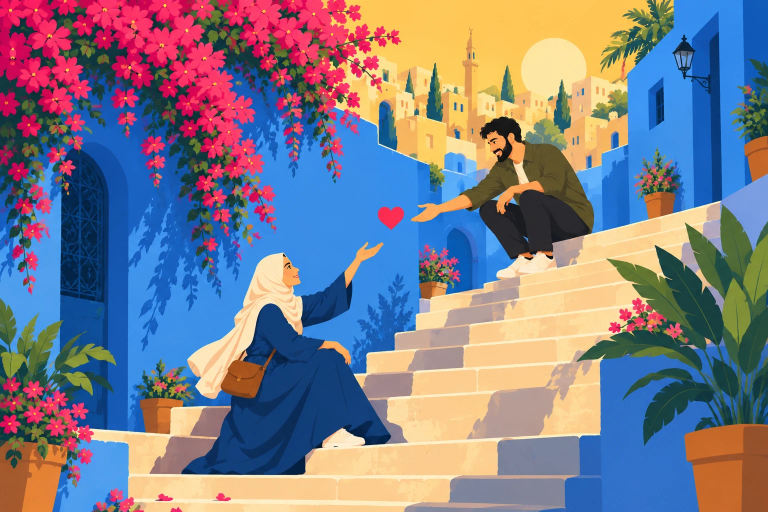
#> input picture assets/couple-scene/reference.webp, 1536 x 1024 px (shown at 1/2 size)
$ python build-couple-source-layers.py
#> lines starting #> are read from the running program, lines starting #| are printed output that depends on the picture; after the words box and inside, x2 and y2 are one past the last pixel; in counts of white or black regions, pixels touching at a corner belong together
#> in main, source is the input picture: PIL image 1536x1024 RGB; mean R, G, B 126.6, 124.3, 137.6
"""Build the reviewable, padded source layers for the couple illustration.

This is intentionally a deterministic cut-out pipeline. The supplied master
illustration is the pixel source of truth; no image model redraws or re-styles
the visible artwork. The output is a set of 1936x1424 RGBA PNGs with the
1536x1024 master placed at (200, 200), plus a stack preview and a machine
readable manifest.

The masks are deliberately hand-authored for this one editorial illustration.
That is safer than a broad hue-key: blue walls, blue clothing, and the shadows
on the walls all share colours, but they belong to different depth planes.
"""

from __future__ import annotations

import json
import math
import os
from pathlib import Path

import cv2
import numpy as np
from PIL import Image, ImageDraw, ImageFilter
from scipy import ndimage


ROOT = Path(__file__).resolve().parents[1]
SOURCE_PATH = ROOT / "assets" / "couple-scene" / "reference.webp"
OUT_DIR = ROOT / "assets" / "couple-scene" / "source-layers"
DEBUG_DIR = OUT_DIR / "debug"
CLEAN_PLATE_DIR = OUT_DIR / "clean-plates"
EXPORT_2X_DIR = OUT_DIR / "2x"
GENERATED_DIR = ROOT / "assets" / "couple-scene" / "generated-rounds"
W, H = 1536, 1024
PAD = 200
OUT_W, OUT_H = W + PAD * 2, H + PAD * 2

# One-time feature alignment from the supplied source into the generated
# rounds. The values are kept with the build so reruns do not invent or
# redraw anything; they only warp, mask and composite the generated pixels.
# H maps source coordinates -> generated-image coordinates.
GENERATED_HOMOGRAPHIES = {
    "extended-scene-round-1.png": np.array(
        [[0.87292837, 0.01180800, 93.8254025],
         [0.03138575, 0.85678235, 126.0627273],
         [0.00002841, 0.00002378, 1.0]],
        dtype=np.float64,
    ),
    "extended-scene-round-2.png": np.array(
        [[0.81617600, 0.04145500, 57.9447740],
         [-0.00330300, 0.81387200, 130.3613280],
         [0.00004800, 0.00003500, 1.0]],
        dtype=np.float64,
    ),
    "sky-plate-round-1.png": np.array(
        [[1463 / 1536, 0.0, 0.0],
         [0.0, 1075 / 1024, 0.0],
         [0.0, 0.0, 1.0]],
        dtype=np.float64,
    ),
    "distant-city-plate-round-1.png": np.array(
        [[1462 / 1536, 0.0, 0.0],
         [0.0, 1076 / 1024, 0.0],
         [0.0, 0.0, 1.0]],
        dtype=np.float64,
    ),
    "midground-houses-plate-round-1.png": np.array(
        [[1462 / 1536, 0.0, 0.0],
         [0.0, 1076 / 1024, 0.0],
         [0.0, 0.0, 1.0]],
        dtype=np.float64,
    ),
    "walls-plate-round-1.png": np.array(
        [[0.9453, -0.0185, 3.7250],
         [0.0026, 0.9798, -3.2017],
         [0.0, 0.0, 1.0]],
        dtype=np.float64,
    ),
    "stairs-plate-round-1.png": np.array(
        [[0.9524, 0.0008, -0.5501],
         [0.0005, 0.9601, -0.3568],
         [0.0, -0.0, 1.0]],
        dtype=np.float64,
    ),
}

GENERATED_PLATE_FILES = {
    "sky": "sky-plate-round-1.png",
    "distantCity": "distant-city-plate-round-1.png",
    "midgroundHouses": "midground-houses-plate-round-1.png",
    "walls": "walls-plate-round-1.png",
    "stairs": "stairs-plate-round-1.png",
}


# [17 lines left out: function generated_image, not called in this run]


def generated_extended_canvas() -> np.ndarray:
    """Align the generated extension to the padded output canvas."""
    path = GENERATED_DIR / "extended-scene-round-2.png"
    image = np.asarray(Image.open(path).convert("RGB"), dtype=np.uint8)
    homography = GENERATED_HOMOGRAPHIES[path.name]
    translate = np.array(
        [[1.0, 0.0, PAD], [0.0, 1.0, PAD], [0.0, 0.0, 1.0]],
        dtype=np.float64,
    )
    source_to_canvas = translate @ np.linalg.inv(homography)
    aligned = cv2.warpPerspective(
        image,
        source_to_canvas.astype(np.float64),
        (OUT_W, OUT_H),
        flags=cv2.INTER_LANCZOS4,
        borderMode=cv2.BORDER_CONSTANT,
        borderValue=(0, 0, 0),
    )
    # The generated round is a finite image. Where the feature-aligned view
    # cannot reach the outermost safety pixels, use the same generated round
    # with a full-canvas fit. This is still generated artwork; the operation
    # only chooses between two alignments and never invents a colour.
    valid_source = np.ones(image.shape[:2], dtype=np.uint8) * 255
    valid = cv2.warpPerspective(
        valid_source,
        source_to_canvas.astype(np.float64),
        (OUT_W, OUT_H),
        flags=cv2.INTER_NEAREST,
        borderMode=cv2.BORDER_CONSTANT,
        borderValue=0,
    )
    fitted = cv2.resize(image, (OUT_W, OUT_H), interpolation=cv2.INTER_LANCZOS4)
    aligned[valid == 0] = fitted[valid == 0]
    return aligned


# [5 lines left out: function center_source, not called in this run]


def poly(points: list[tuple[int, int]]) -> np.ndarray:
    mask = Image.new("L", (W, H), 0)
    ImageDraw.Draw(mask).polygon(points, fill=255)
    return np.asarray(mask, dtype=bool)


def rect(x0: int, y0: int, x1: int, y1: int) -> np.ndarray:
    return poly([(x0, y0), (x1, y0), (x1, y1), (x0, y1)])


def union(*masks: np.ndarray) -> np.ndarray:
    result = np.zeros((H, W), dtype=bool)
    for mask in masks:
        result |= mask
    return result


def dilate(mask: np.ndarray, radius: int) -> np.ndarray:
    if radius <= 0:
        return mask
    return ndimage.binary_dilation(mask, iterations=radius)


# [4 lines left out: function erode, not called in this run]


def hsv_masks(rgb: np.ndarray) -> tuple[np.ndarray, np.ndarray, np.ndarray]:
    """Return hue (degrees), saturation and value without another dependency."""
    values = rgb.astype(np.float32) / 255.0
    r, g, b = values[..., 0], values[..., 1], values[..., 2]
    vmax = values.max(axis=-1)
    vmin = values.min(axis=-1)
    delta = vmax - vmin
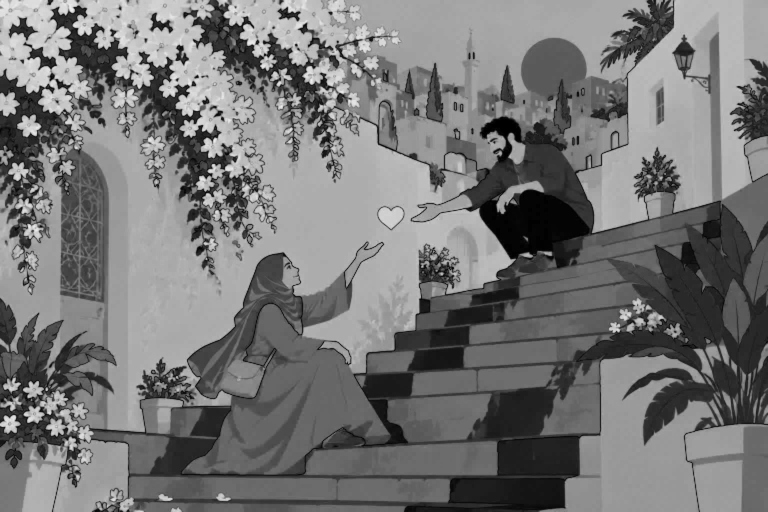
#> delta: shape (1024, 1536) float32 (shown at 1/2 size); min 0, max 0.949, mean 0.463
    hue = np.zeros_like(vmax)
    nonzero = delta > 1e-6
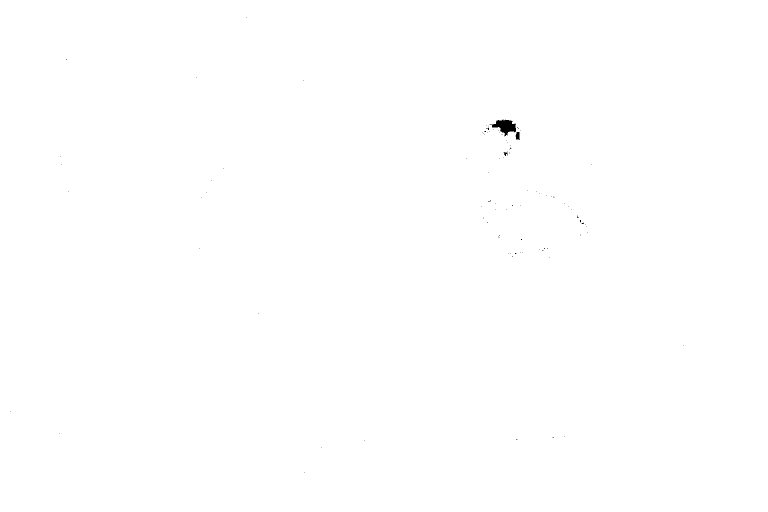
#> nonzero: shape (1024, 1536) bool (shown at 1/2 size); 99.9% white; 96 black regions (93 under 20 px), largest, box (x1, y1, x2, y2) and area: (979, 239, 1032, 272) 888, (1031, 264, 1040, 280) 105, (1007, 304, 1015, 312) 36
    rmax = nonzero & (vmax == r)
#> rmax: shape (1024, 1536) bool; 44.3% white; 285 white regions (137 under 20 px), largest, box (x1, y1, x2, y2) and area: (0, 0, 1441, 1024) 509138, (0, 0, 529, 416) 84552, (375, 506, 605, 798) 26742
    gmax = nonzero & (vmax == g)
#> gmax: shape (1024, 1536) bool; 9.5% white; 1128 white regions (873 under 20 px), largest, box (x1, y1, x2, y2) and area: (1154, 409, 1536, 851) 61255, (0, 597, 232, 800) 17206, (1202, 0, 1348, 142) 6391
    bmax = nonzero & (vmax == b)
#> bmax: shape (1024, 1536) bool; 46.5% white; 506 white regions (369 under 20 px), largest, box (x1, y1, x2, y2) and area: (0, 48, 1178, 950) 476552, (1152, 0, 1536, 503) 112710, (810, 631, 1467, 1024) 97931
    hue[rmax] = (60 * ((g[rmax] - b[rmax]) / delta[rmax])) % 360
    hue[gmax] = 60 * (((b[gmax] - r[gmax]) / delta[gmax]) + 2)
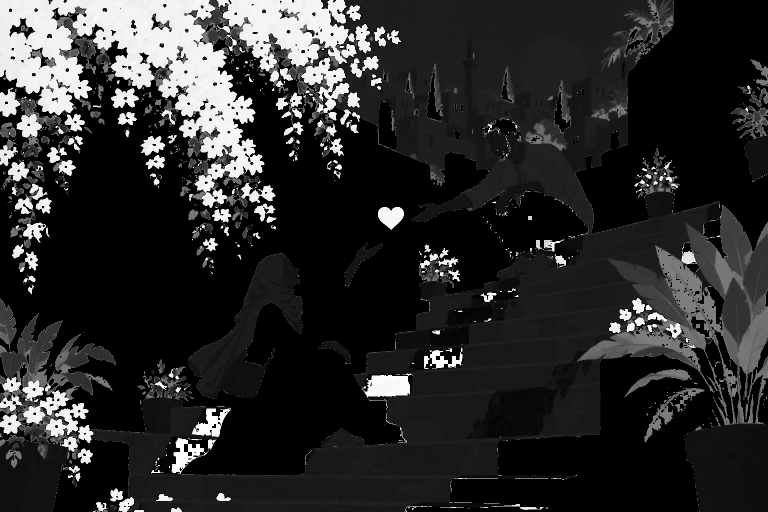
#> hue: shape (1024, 1536) float32 (shown at 1/2 size); min 0, max 359.7, mean 60.6; drawn with min black and max white
    hue[bmax] = 60 * (((r[bmax] - g[bmax]) / delta[bmax]) + 4)
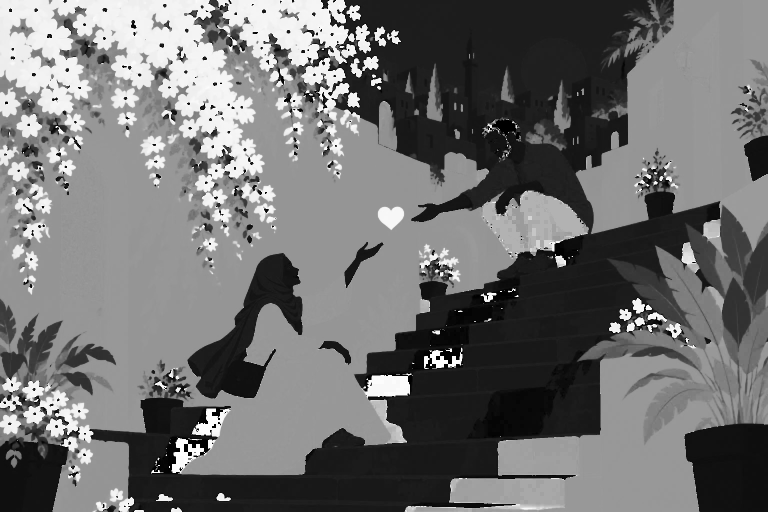
#> hue: shape (1024, 1536) float32 (shown at 1/2 size); min 0, max 359.7, mean 159; drawn with min black and max white
    saturation = np.divide(delta, vmax, out=np.zeros_like(delta), where=vmax > 1e-6)
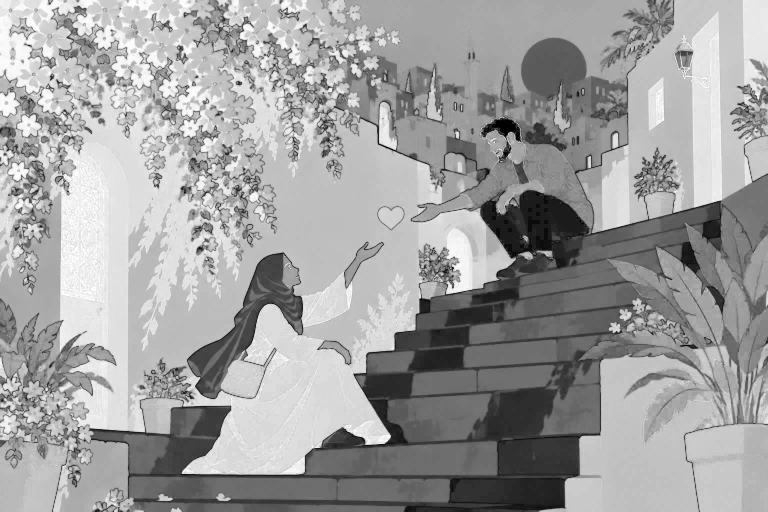
#> saturation: shape (1024, 1536) float32 (shown at 1/2 size); min 0, max 1, mean 0.627
    return hue, saturation, vmax


# [21 lines left out: function pad_alpha, not called in this run]


def source_rgba(rgb: np.ndarray, alpha: np.ndarray) -> np.ndarray:
    return np.dstack((rgb, alpha.astype(np.uint8)))


# [25 lines left out: functions feather, crop_info, overlay, not called in this run]


def build_masks(rgb: np.ndarray) -> dict[str, np.ndarray]:
    r, g, b = [rgb[..., i].astype(np.float32) for i in range(3)]
    hue, sat, val = hsv_masks(rgb)

    blue = ((hue >= 190) & (hue <= 245) & (sat > 0.27) & (val > 0.16))
#> blue: shape (1024, 1536) bool; 40.3% white; 738 white regions (592 under 20 px), largest, box (x1, y1, x2, y2) and area: (0, 107, 1032, 950) 422457, (1152, 0, 1536, 503) 109589, (1063, 707, 1449, 1024) 61633
    blueish = (b > r * 1.06) & (b > g * 1.015) & (b > 92)
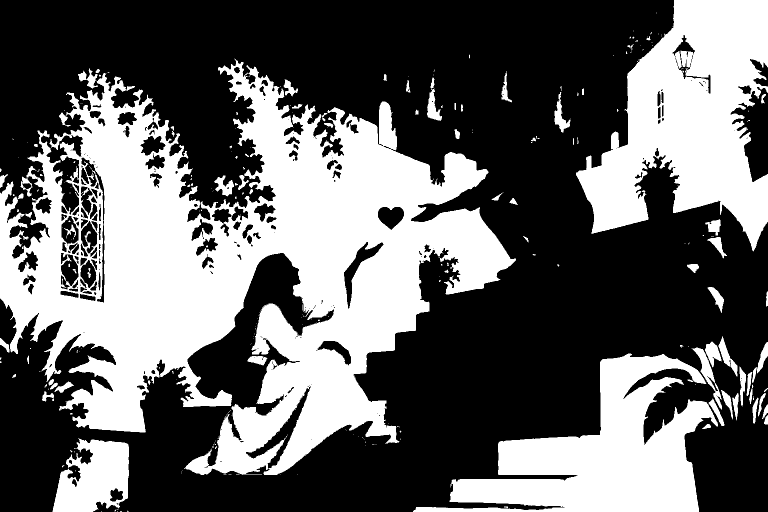
#> blueish: shape (1024, 1536) bool (shown at 1/2 size); 39.7% white; 277 white regions (196 under 20 px), largest, box (x1, y1, x2, y2) and area: (0, 117, 1032, 950) 396388, (1152, 0, 1536, 503) 108425, (826, 707, 1436, 1024) 84461
    red_pink = (((hue <= 22) | (hue >= 320)) & (sat > 0.32) & (val > 0.25))
#> red_pink: shape (1024, 1536) bool; 11.4% white; 520 white regions (324 under 20 px), largest, box (x1, y1, x2, y2) and area: (0, 0, 529, 384) 80424, (432, 0, 743, 143) 24612, (1384, 850, 1536, 1024) 9693
    green = ((hue >= 55) & (hue <= 175) & (sat > 0.20) & (val > 0.16))
#> green: shape (1024, 1536) bool; 8.2% white; 765 white regions (525 under 20 px), largest, box (x1, y1, x2, y2) and area: (1370, 410, 1536, 848) 30412, (1154, 517, 1426, 782) 17397, (0, 627, 232, 791) 13943
    foliage = green | red_pink
#> foliage: shape (1024, 1536) bool; 19.6% white; 1040 white regions (783 under 20 px), largest, box (x1, y1, x2, y2) and area: (0, 0, 743, 416) 128723, (1370, 410, 1536, 848) 30412, (0, 627, 232, 918) 28287
    warm_city = (
        (r > 148)
        & (g > 92)
        & (b > 52)
        & (r >= g * 0.86)
        & (g >= b * 0.92)
        & ~blue
    )
#> warm_city: shape (1024, 1536) bool; 29.1% white; 621 white regions (465 under 20 px), largest, box (x1, y1, x2, y2) and area: (178, 402, 1442, 1024) 260817, (660, 0, 1307, 354) 149067, (375, 506, 605, 798) 21653
    cream = (r > 150) & (g > 118) & (b > 100) & (r - b < 125) & ~blue
#> cream: shape (1024, 1536) bool; 20.3% white; 868 white regions (808 under 20 px), largest, box (x1, y1, x2, y2) and area: (177, 402, 1448, 1024) 257528, (374, 505, 605, 798) 20333, (1042, 76, 1255, 273) 18707
    dark = (val < 0.48) & ~blue
#> dark: shape (1024, 1536) bool; 12.8% white; 1066 white regions (853 under 20 px), largest, box (x1, y1, x2, y2) and area: (1153, 409, 1536, 889) 66102, (918, 233, 1188, 517) 37747, (0, 655, 173, 895) 12919
    ink = (r < 120) & (g < 120) & (b < 120)
#> ink: shape (1024, 1536) bool; 19.2% white; 689 white regions (507 under 20 px), largest, box (x1, y1, x2, y2) and area: (1153, 409, 1536, 891) 70308, (362, 607, 782, 950) 42527, (918, 233, 1188, 519) 38068
    skin = ((hue <= 30) | (hue >= 350)) & (sat > 0.18) & (r > 142) & (r > g * 1.05) & (g > b * 1.05)
#> skin: shape (1024, 1536) bool; 6.6% white; 820 white regions (592 under 20 px), largest, box (x1, y1, x2, y2) and area: (1369, 848, 1536, 1024) 25874, (0, 882, 135, 1024) 14684, (933, 700, 1184, 878) 8203
    olive = (g > b * 1.20) & (r > 38) & (g < 178) & (sat > 0.18)
#> olive: shape (1024, 1536) bool; 12.9% white; 1206 white regions (888 under 20 px), largest, box (x1, y1, x2, y2) and area: (823, 54, 1187, 469) 30061, (1369, 799, 1536, 1024) 26570, (1369, 411, 1536, 814) 22831
    orange = (r > 135) & (r > g * 1.13) & (g > b * 0.75)
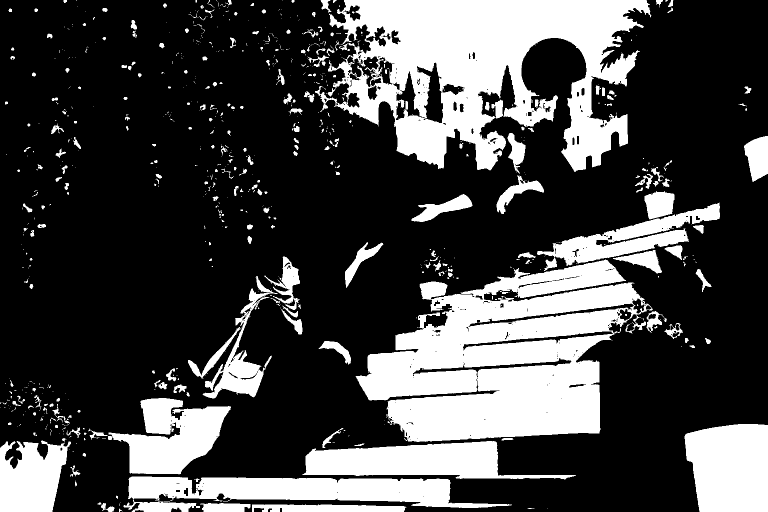
#> orange: shape (1024, 1536) bool (shown at 1/2 size); 27.6% white; 772 white regions (518 under 20 px), largest, box (x1, y1, x2, y2) and area: (711, 519, 1306, 884) 126478, (630, 0, 1303, 344) 121776, (247, 953, 1024, 1024) 30918
    deep_blue = blue & (val < 0.70)
#> deep_blue: shape (1024, 1536) bool; 13.7% white; 1702 white regions (1465 under 20 px), largest, box (x1, y1, x2, y2) and area: (353, 607, 824, 950) 70568, (105, 284, 299, 865) 55684, (108, 131, 494, 527) 19899

    # Exact foreground silhouettes. Each garment/limb has its own small shape
    # so a blue wall can never be mistaken for the woman's blue dress, and a
    # cream stair can never be mistaken for the man's shoes.
    man = union(
        poly([(962, 246), (980, 233), (1018, 229), (1045, 246), (1055, 276), (1046, 312),
              (1029, 340), (990, 332), (972, 305), (966, 279)] ) & (ink | skin),
        poly([(975, 315), (1031, 301), (1084, 313), (1138, 337), (1174, 378), (1175, 442),
              (1144, 474), (1089, 463), (1040, 432), (999, 414), (958, 394), (945, 351)]) & (olive | dark),
        poly([(950, 347), (982, 347), (1000, 368), (969, 400), (926, 420), (876, 438), (816, 432),
              (814, 414), (862, 397), (911, 374), (936, 350)]) & (skin | olive),
        poly([(1041, 363), (1085, 344), (1124, 362), (1130, 407), (1108, 432), (1067, 430),
              (1028, 407)]) & (skin | olive | dark),
        poly([(982, 411), (1045, 414), (1080, 444), (1062, 505), (1017, 506), (993, 474)]) & dark,
        poly([(1070, 414), (1142, 412), (1172, 448), (1155, 506), (1112, 522), (1076, 485)]) & dark,
        poly([(987, 531), (1001, 512), (1025, 501), (1057, 509), (1073, 533), (1060, 552),
              (1024, 558), (994, 550)]) & cream,
        poly([(1065, 512), (1085, 498), (1124, 503), (1152, 523), (1150, 550), (1118, 560),
              (1087, 548)]) & cream,
        poly([(935, 367), (967, 347), (985, 361), (962, 393), (927, 416), (887, 432), (819, 432),
              (814, 414)]) & skin,
    )
#> (the rest of the program and of its run is left out)
